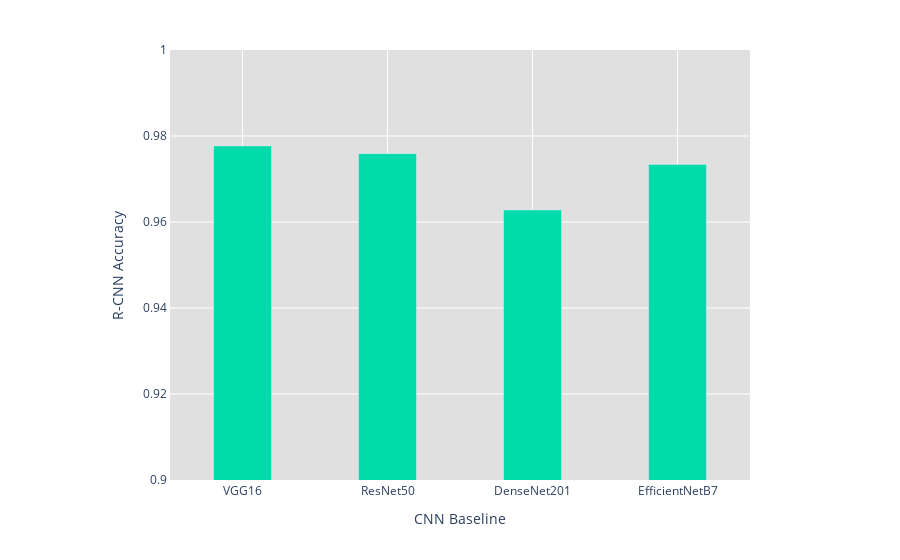

Notebook cell for this chart:
### Code cell
models=['VGG16', 'ResNet50', 'DenseNet201', 'EfficientNetB7']

fig = go.Figure([go.Bar(x=models, y=[0.9777, 0.9759, 0.9628, 0.9734], marker_color = '#00DBAB', width=[0.4, 0.4, 0.4, 0.4])])

fig.update_layout(  xaxis_title='CNN Baseline', yaxis_title='R-CNN Accuracy', 
                    xaxis=dict(showline=True, showgrid=True, showticklabels=True), 
                    yaxis=dict(showgrid=True, zeroline=True, showline=True, showticklabels=True), 
                    autosize=False,
                    margin=dict(autoexpand=False,l=170,r=150,t=50,),plot_bgcolor='#DFE0DF')
fig.update_yaxes(range=[0.9, 1])

### Figure 1 — Plotly figure (JSON) as saved in the notebook; plotly's stock layout.template omitted (floating-point values rounded to 4 significant figures)
{"data": [{"marker": {"color": "#00DBAB"}, "type": "bar", "width": [0.4, 0.4, 0.4, 0.4], "x": ["VGG16", "ResNet50", "DenseNet201", "EfficientNetB7"], "y": [0.9777, 0.9759, 0.9628, 0.9734]}], "layout": {"autosize": false, "margin": {"autoexpand": false, "l": 170, "r": 150, "t": 50}, "plot_bgcolor": "#DFE0DF", "xaxis": {"showgrid": true, "showline": true, "showticklabels": true, "title": {"text": "CNN Baseline"}}, "yaxis": {"range": [0.9, 1], "showgrid": true, "showline": true, "showticklabels": true, "title": {"text": "R-CNN Accuracy"}, "zeroline": true}}}
